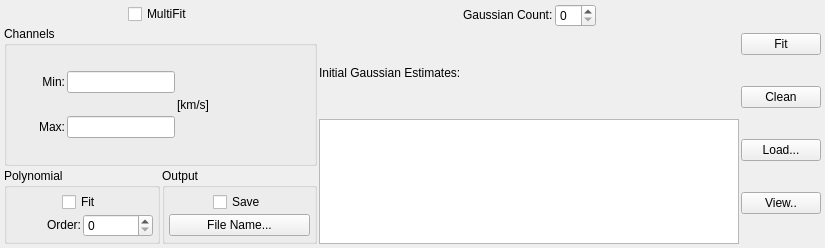
<?xml version="1.0" encoding="UTF-8"?>
<ui version="4.0">
 <class>SpecFitSettingsWidgetRadio</class>
 <widget class="QWidget" name="SpecFitSettingsWidgetRadio">
  <property name="geometry">
   <rect>
    <x>0</x>
    <y>0</y>
    <width>825</width>
    <height>248</height>
   </rect>
  </property>
  <property name="windowTitle">
   <string>SpecFitSettingsWidgetRadio</string>
  </property>
  <layout class="QHBoxLayout" name="horizontalLayout_11">
   <item>
    <layout class="QVBoxLayout" name="verticalLayout_7">
     <item>
      <layout class="QHBoxLayout" name="horizontalLayout_5">
       <item>
        <layout class="QHBoxLayout" name="horizontalLayout_12"/>
       </item>
       <item>
        <spacer name="horizontalSpacer">
         <property name="orientation">
          <enum>Qt::Horizontal</enum>
         </property>
         <property name="sizeHint" stdset="0">
          <size>
           <width>10</width>
           <height>10</height>
          </size>
         </property>
        </spacer>
       </item>
       <item>
        <widget class="QCheckBox" name="multiFitCheckBox">
         <property name="text">
          <string>MultiFit</string>
         </property>
        </widget>
       </item>
       <item>
        <spacer name="horizontalSpacer_2">
         <property name="orientation">
          <enum>Qt::Horizontal</enum>
         </property>
         <property name="sizeHint" stdset="0">
          <size>
           <width>10</width>
           <height>10</height>
          </size>
         </property>
        </spacer>
       </item>
      </layout>
     </item>
     <item>
      <widget class="QGroupBox" name="rangeGroupBox">
       <property name="toolTip">
        <string>Either type the channel range in directly
or press the right mouse button down 
on the graph while pressing the Shift key
and drag the mouse on the graph to
specify a region. </string>
       </property>
       <property name="title">
        <string>Channels</string>
       </property>
       <layout class="QHBoxLayout" name="horizontalLayout_10">
        <item>
         <layout class="QVBoxLayout" name="verticalLayout_4">
          <item>
           <layout class="QHBoxLayout" name="horizontalLayout_2">
            <item>
             <spacer name="horizontalSpacer_9">
              <property name="orientation">
               <enum>Qt::Horizontal</enum>
              </property>
              <property name="sizeHint" stdset="0">
               <size>
                <width>28</width>
                <height>20</height>
               </size>
              </property>
             </spacer>
            </item>
            <item>
             <widget class="QLabel" name="minLabel">
              <property name="text">
               <string>&lt;font color='black'&gt;Min:&lt;/font&gt;</string>
              </property>
              <property name="alignment">
               <set>Qt::AlignRight|Qt::AlignTrailing|Qt::AlignVCenter</set>
              </property>
             </widget>
            </item>
            <item>
             <widget class="QLineEdit" name="minLineEdit">
              <property name="sizePolicy">
               <sizepolicy hsizetype="Preferred" vsizetype="Fixed">
                <horstretch>0</horstretch>
                <verstretch>0</verstretch>
               </sizepolicy>
              </property>
             </widget>
            </item>
           </layout>
          </item>
          <item>
           <layout class="QHBoxLayout" name="horizontalLayout_3">
            <item>
             <spacer name="horizontalSpacer_11">
              <property name="orientation">
               <enum>Qt::Horizontal</enum>
              </property>
              <property name="sizeHint" stdset="0">
               <size>
                <width>28</width>
                <height>20</height>
               </size>
              </property>
             </spacer>
            </item>
            <item>
             <widget class="QLabel" name="maxLabel">
              <property name="text">
               <string>&lt;font color='black'&gt;Max:&lt;/font&gt;</string>
              </property>
              <property name="alignment">
               <set>Qt::AlignRight|Qt::AlignTrailing|Qt::AlignVCenter</set>
              </property>
             </widget>
            </item>
            <item>
             <widget class="QLineEdit" name="maxLineEdit">
              <property name="sizePolicy">
               <sizepolicy hsizetype="Preferred" vsizetype="Fixed">
                <horstretch>0</horstretch>
                <verstretch>0</verstretch>
               </sizepolicy>
              </property>
             </widget>
            </item>
           </layout>
          </item>
         </layout>
        </item>
        <item>
         <layout class="QVBoxLayout" name="verticalLayout_2">
          <item>
           <spacer name="verticalSpacer">
            <property name="orientation">
             <enum>Qt::Vertical</enum>
            </property>
            <property name="sizeHint" stdset="0">
             <size>
              <width>20</width>
              <height>18</height>
             </size>
            </property>
           </spacer>
          </item>
          <item>
           <widget class="QLabel" name="channelUnitLabel">
            <property name="text">
             <string>&lt;font color='black'&gt;[km/s]&lt;/font&gt;</string>
            </property>
           </widget>
          </item>
          <item>
           <spacer name="verticalSpacer_2">
            <property name="orientation">
             <enum>Qt::Vertical</enum>
            </property>
            <property name="sizeHint" stdset="0">
             <size>
              <width>20</width>
              <height>13</height>
             </size>
            </property>
           </spacer>
          </item>
         </layout>
        </item>
        <item>
         <spacer name="horizontalSpacer_10">
          <property name="orientation">
           <enum>Qt::Horizontal</enum>
          </property>
          <property name="sizeHint" stdset="0">
           <size>
            <width>18</width>
            <height>20</height>
           </size>
          </property>
         </spacer>
        </item>
       </layout>
      </widget>
     </item>
     <item>
      <layout class="QHBoxLayout" name="horizontalLayout_9">
       <item>
        <widget class="QGroupBox" name="polyGroupBox">
         <property name="title">
          <string>Polynomial</string>
         </property>
         <layout class="QGridLayout" name="gridLayout_2">
          <item row="0" column="0">
           <layout class="QHBoxLayout" name="horizontalLayout_4">
            <item>
             <spacer name="horizontalSpacer_3">
              <property name="orientation">
               <enum>Qt::Horizontal</enum>
              </property>
              <property name="sizeHint" stdset="0">
               <size>
                <width>13</width>
                <height>16</height>
               </size>
              </property>
             </spacer>
            </item>
            <item>
             <widget class="QCheckBox" name="polyFitCheckBox">
              <property name="text">
               <string>Fit</string>
              </property>
             </widget>
            </item>
            <item>
             <spacer name="horizontalSpacer_4">
              <property name="orientation">
               <enum>Qt::Horizontal</enum>
              </property>
              <property name="sizeHint" stdset="0">
               <size>
                <width>13</width>
                <height>16</height>
               </size>
              </property>
             </spacer>
            </item>
           </layout>
          </item>
          <item row="1" column="0">
           <layout class="QHBoxLayout" name="horizontalLayout_6">
            <item>
             <widget class="QLabel" name="polyOrderLabel">
              <property name="text">
               <string>&lt;font color='black'&gt;Order:&lt;/font&gt;</string>
              </property>
              <property name="alignment">
               <set>Qt::AlignRight|Qt::AlignTrailing|Qt::AlignVCenter</set>
              </property>
             </widget>
            </item>
            <item>
             <widget class="QSpinBox" name="polyOrderSpinBox"/>
            </item>
           </layout>
          </item>
         </layout>
        </widget>
       </item>
       <item>
        <widget class="QGroupBox" name="outputGroupBox">
         <property name="title">
          <string>Output</string>
         </property>
         <layout class="QVBoxLayout" name="verticalLayout_3">
          <item>
           <layout class="QHBoxLayout" name="horizontalLayout_7">
            <item>
             <spacer name="horizontalSpacer_5">
              <property name="orientation">
               <enum>Qt::Horizontal</enum>
              </property>
              <property name="sizeHint" stdset="0">
               <size>
                <width>13</width>
                <height>20</height>
               </size>
              </property>
             </spacer>
            </item>
            <item>
             <widget class="QCheckBox" name="saveOutputCheckBox">
              <property name="sizePolicy">
               <sizepolicy hsizetype="Preferred" vsizetype="Fixed">
                <horstretch>0</horstretch>
                <verstretch>0</verstretch>
               </sizepolicy>
              </property>
              <property name="text">
               <string>Save</string>
              </property>
             </widget>
            </item>
            <item>
             <spacer name="horizontalSpacer_8">
              <property name="orientation">
               <enum>Qt::Horizontal</enum>
              </property>
              <property name="sizeHint" stdset="0">
               <size>
                <width>13</width>
                <height>20</height>
               </size>
              </property>
             </spacer>
            </item>
           </layout>
          </item>
          <item>
           <widget class="QPushButton" name="saveButton">
            <property name="text">
             <string>File Name...</string>
            </property>
           </widget>
          </item>
         </layout>
        </widget>
       </item>
      </layout>
     </item>
    </layout>
   </item>
   <item>
    <layout class="QVBoxLayout" name="verticalLayout_5">
     <item>
      <layout class="QHBoxLayout" name="horizontalLayout">
       <item>
        <spacer name="horizontalSpacer_7">
         <property name="orientation">
          <enum>Qt::Horizontal</enum>
         </property>
         <property name="sizeHint" stdset="0">
          <size>
           <width>10</width>
           <height>20</height>
          </size>
         </property>
        </spacer>
       </item>
       <item>
        <layout class="QHBoxLayout" name="horizontalLayout_8">
         <item>
          <widget class="QLabel" name="gaussCountLabel">
           <property name="text">
            <string>&lt;font color='black'&gt;Gaussian Count:&lt;/font&gt;</string>
           </property>
          </widget>
         </item>
         <item>
          <widget class="QSpinBox" name="gaussCountSpinBox"/>
         </item>
        </layout>
       </item>
       <item>
        <spacer name="horizontalSpacer_6">
         <property name="orientation">
          <enum>Qt::Horizontal</enum>
         </property>
         <property name="sizeHint" stdset="0">
          <size>
           <width>10</width>
           <height>20</height>
          </size>
         </property>
        </spacer>
       </item>
      </layout>
     </item>
     <item>
      <widget class="QLabel" name="estimateLabel">
       <property name="text">
        <string>&lt;font color='black'&gt;Initial Gaussian Estimates:&lt;/font&gt;</string>
       </property>
      </widget>
     </item>
     <item>
      <widget class="QTableWidget" name="estimateTable">
       <property name="sizePolicy">
        <sizepolicy hsizetype="MinimumExpanding" vsizetype="MinimumExpanding">
         <horstretch>0</horstretch>
         <verstretch>0</verstretch>
        </sizepolicy>
       </property>
       <property name="minimumSize">
        <size>
         <width>420</width>
         <height>115</height>
        </size>
       </property>
       <property name="maximumSize">
        <size>
         <width>330</width>
         <height>125</height>
        </size>
       </property>
       <property name="toolTip">
        <string>To specify an initial Gaussian Estimate:
1.  Select the appropriate row in this table.
2.  Either edit the row directly or shift-click 
     with the right mouse button on the graph.
     A context menu will appear allowing you
     to designate the clicked point as either
     the (center,peak) or (center-fwhm/2,peak/2)
     of an initial Gaussian estimate.  </string>
       </property>
      </widget>
     </item>
    </layout>
   </item>
   <item>
    <layout class="QVBoxLayout" name="verticalLayout">
     <item>
      <widget class="QPushButton" name="fitButton">
       <property name="text">
        <string>Fit</string>
       </property>
      </widget>
     </item>
     <item>
      <widget class="QPushButton" name="cleanButton">
       <property name="text">
        <string>Clean</string>
       </property>
      </widget>
     </item>
     <item>
      <widget class="QPushButton" name="loadButton">
       <property name="text">
        <string>Load...</string>
       </property>
      </widget>
     </item>
     <item>
      <widget class="QPushButton" name="viewButton">
       <property name="text">
        <string>View..</string>
       </property>
      </widget>
     </item>
    </layout>
   </item>
  </layout>
 </widget>
 <layoutdefault spacing="2" margin="4"/>
 <resources/>
 <connections/>
</ui>
